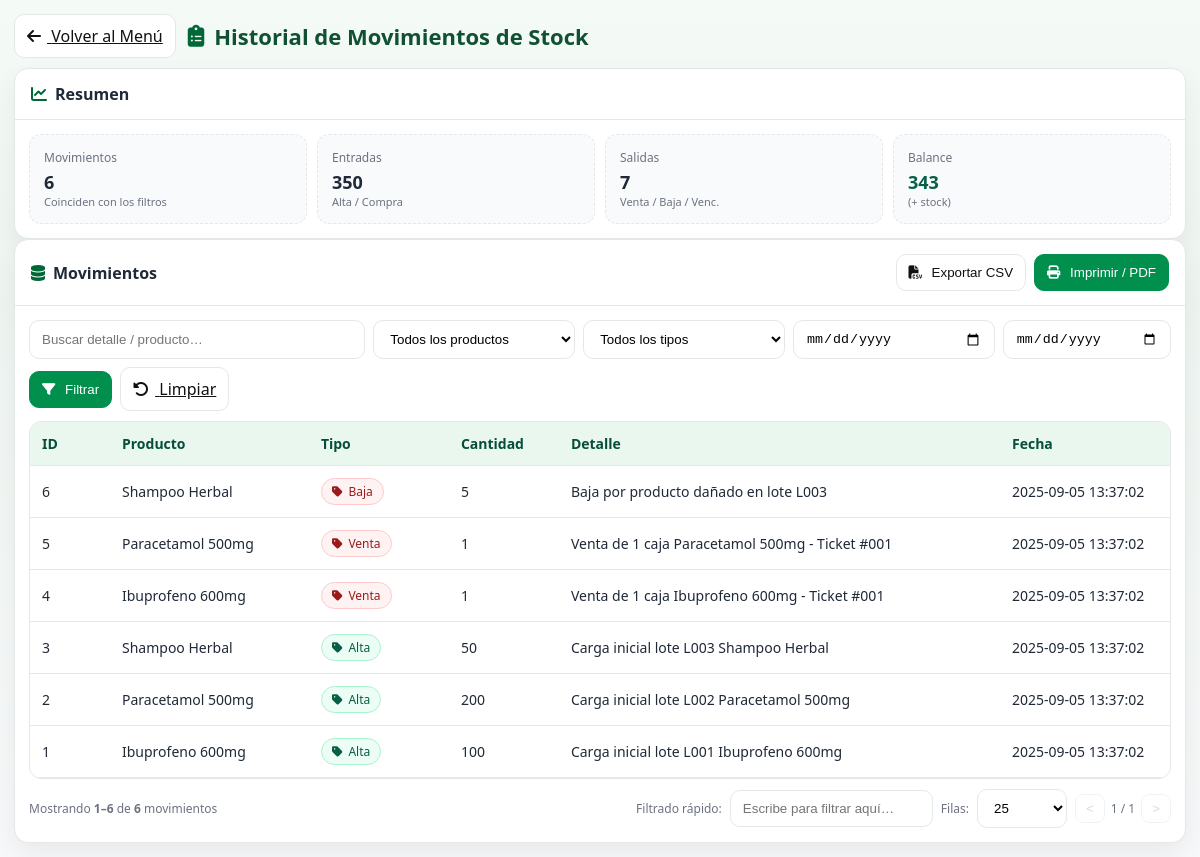
Page /Historial.php (signed in) on the committed database.
### tables this page shows
CREATE TABLE HistorialStock (
    id INT AUTO_INCREMENT PRIMARY KEY,
    producto_id INT NOT NULL,
    tipo ENUM('Alta','Baja','Venta','Compra','Devolución','Vencimiento') NOT NULL,
    cantidad INT NOT NULL,
    detalle VARCHAR(255),
    fecha DATETIME DEFAULT CURRENT_TIMESTAMP,
    FOREIGN KEY (producto_id) REFERENCES Producto(id) ON DELETE CASCADE
);

CREATE TABLE Producto (
    id INT AUTO_INCREMENT PRIMARY KEY,
    nombre VARCHAR(100) NOT NULL,
    precio DECIMAL(10,2) NOT NULL,
    stock_actual INT DEFAULT 0,
    stock_minimo INT DEFAULT 0,
    requiere_receta BOOLEAN DEFAULT FALSE,
    categoria_id INT,
    FOREIGN KEY (categoria_id) REFERENCES Categoria(id) ON DELETE SET NULL
);

### Conexion.php (called while the page is built, shortened)
<?php
class Conexion {
    private $host = "localhost";
    private $usuario = "root";
    private $password = "";
    private $baseDatos = "farmacia";
    public function __construct() {
        try {
            $this->conexion = new mysqli(
                $this->host,
                $this->usuario,
                $this->password,
                $this->baseDatos
            );
        } catch (mysqli_sql_exception $e) {
            die("Error de conexión a la BD: " . $e->getMessage());
        }
    }
}
?>

### Historial.php (the view, shortened to what this page needs)
<?php
require_once 'Conexion.php';
class HistorialDAO {
  private mysqli $db;
  public function __construct(mysqli $db){ $this->db = $db; }
  public function movimientos(?int $producto_id, ?string $tipo, ?string $desde, ?string $hasta, ?string $q): array {
    $sql = "SELECT h.id, h.tipo, h.cantidad, h.detalle, h.fecha, p.nombre AS producto
            FROM HistorialStock h
            INNER JOIN Producto p ON p.id=h.producto_id
            WHERE 1=1";
    $params = []; $types = "";
    $sql .= " ORDER BY h.fecha DESC, h.id DESC";
    $stmt = $this->db->prepare($sql);
    $stmt->execute();
    $res = $stmt->get_result();
    $rows = [];
    while ($r = $res->fetch_assoc()) { $rows[] = $r; }
    return $rows;
  }
}
$conn = new Conexion();
$dao  = new HistorialDAO($conn->conexion);
$producto_id = isset($_GET['producto_id']) && $_GET['producto_id']!=="" ? (int)$_GET['producto_id'] : null;
$tipo        = $_GET['tipo']   ?? null;
$desde       = $_GET['desde']  ?? null;
$hasta       = $_GET['hasta']  ?? null;
$q           = trim($_GET['q'] ?? "");
$movs       = $dao->movimientos($producto_id, $tipo, $desde, $hasta, $q);
$totalMov   = count($movs);
$entradas   = 0;
$salidas    = 0;
foreach($movs as $m){
  switch($m['tipo']){
    case 'Alta':
    case 'Compra':
      $entradas += (int)$m['cantidad']; break;
    case 'Baja':
    case 'Venta':
    case 'Vencimiento':
      $salidas  += (int)$m['cantidad']; break;
  }
}
$balance = $entradas - $salidas;
?>
<!DOCTYPE html>
<html lang="es">
<head>
<link rel="stylesheet"
      href="https://cdnjs.cloudflare.com/ajax/libs/font-awesome/6.5.0/css/all.min.css">
</head>
<body>
<div class="container">
  <div class="topbar">
    <a href="Menu.php" class="btn"><i class="fa-solid fa-arrow-left"></i> Volver al Menú</a>
    <div class="title"><i class="fa-solid fa-clipboard-list"></i><strong>Historial de Movimientos de Stock</strong></div>
  </div>
  <section class="card">
    <div class="card-header">
      <div style="display:flex;align-items:center;gap:8px">
        <i class="fa-solid fa-chart-line" style="color:#006837"></i><strong>Resumen</strong>
      </div>
    </div>
    <div class="card-body">
      <div class="kpis">
        <div class="kpi">
          <div class="label">Movimientos</div>
          <div class="value"><?= number_format($totalMov) ?></div>
          <div class="hint">Coinciden con los filtros</div>
        </div>
        <div class="kpi">
          <div class="label">Entradas</div>
          <div class="value"><?= number_format($entradas) ?></div>
          <div class="hint">Alta / Compra</div>
        </div>
        <div class="kpi">
          <div class="label">Salidas</div>
          <div class="value"><?= number_format($salidas) ?></div>
          <div class="hint">Venta / Baja / Venc.</div>
        </div>
        <div class="kpi">
          <div class="label">Balance</div>
          <div class="value" style="color:<?= $balance>=0?'#065f46':'#991b1b' ?>"><?= number_format($balance) ?></div>
          <div class="hint"><?= $balance>=0?'(+ stock)':'(- stock)' ?></div>
        </div>
      </div>
    </div>
  </section>
  <section class="card">
    <div class="card-header">
      <div style="display:flex;align-items:center;gap:8px">
        <i class="fa-solid fa-database" style="color:#006837"></i><strong>Movimientos</strong>
      </div>
      <div class="actions">
        <button class="btn" onclick="exportCSV()"><i class="fa-solid fa-file-csv"></i> Exportar CSV</button>
        <button class="btn primary" onclick="window.print()"><i class="fa-solid fa-print"></i> Imprimir / PDF</button>
      </div>
    </div>
    <div class="card-body">
      <form class="filters" method="GET">
        <input class="input" type="search" name="q" value="<?= htmlspecialchars($q) ?>" placeholder="Buscar detalle / producto…">
        <select class="input" name="producto_id">
          <option value="">Todos los productos</option>
        </select>
        <select class="input" name="tipo">
          <option value="">Todos los tipos</option>
        </select>
        <input class="input" type="date" name="desde" value="<?= htmlspecialchars($desde ?? '') ?>" title="Desde">
        <input class="input" type="date" name="hasta" value="<?= htmlspecialchars($hasta ?? '') ?>" title="Hasta">
        <div class="actions">
          <button class="btn primary" type="submit"><i class="fa-solid fa-filter"></i> Filtrar</button>
          <a class="btn ghost" href="Historial.php"><i class="fa-solid fa-rotate-left"></i> Limpiar</a>
        </div>
      </form>
      <div style="overflow:auto; max-height:60vh; border:1px solid var(--borde); border-radius:12px; margin-top:10px">
        <table class="table" id="tabla">
          <thead>
            <tr>
              <th style="width:80px">ID</th>
              <th>Producto</th>
              <th style="width:140px">Tipo</th>
              <th style="width:110px">Cantidad</th>
              <th>Detalle</th>
              <th style="width:170px">Fecha</th>
            </tr>
          </thead>
          <tbody id="tbody">
          <?php if ($movs): foreach($movs as $m):
            $badgeClass = match($m['tipo']){
              'Alta'        => 'b-alta',
              'Compra'      => 'b-compra',
              'Venta'       => 'b-venta',
              'Baja'        => 'b-baja',
              'Vencimiento' => 'b-venc',
              'Devolución'  => 'b-devol',
              default       => ''
            };
          ?>
            <tr>
              <td><?= (int)$m['id'] ?></td>
              <td><?= htmlspecialchars($m['producto']) ?></td>
              <td><span class="badge <?= $badgeClass ?>"><i class="fa-solid fa-tag"></i><?= htmlspecialchars($m['tipo']) ?></span></td>
              <td><?= (int)$m['cantidad'] ?></td>
              <td><?= htmlspecialchars($m['detalle'] ?: '-') ?></td>
              <td><?= htmlspecialchars($m['fecha']) ?></td>
            </tr>
          <?php endforeach; else: ?>
            <tr><td colspan="6" style="text-align:center;color:var(--muted);padding:16px">No hay movimientos con los filtros actuales.</td></tr>
          <?php endif; ?>
          </tbody>
        </table>
      </div>
      <div class="footerbar">
        <div>Mostrando <strong id="range">1–<?= max(0, min(25, $totalMov)) ?></strong> de <strong id="totalRows"><?= $totalMov ?></strong> movimientos</div>
        <div class="actions">
          <label class="small">Filtrado rápido:</label>
          <input id="quick" class="input" placeholder="Escribe para filtrar aquí…">
          <label>Filas:</label>
          <select id="pageSize" class="input" style="width:90px">
            <option>10</option><option selected>25</option><option>50</option><option>100</option>
          </select>
          <div class="pager">
            <button id="prev">&lt;</button>
            <span id="pageInfo">1 / 1</span>
            <button id="next">&gt;</button>
          </div>
        </div>
      </div>
    </div>
  </section>
</div>
</body>
</html>

### Historial.php (style rules this page uses)
:root { --verde:#008f4c; --verde-oscuro:#006837; --acento:#e85c4a; --bg:#f3f6f4; --card:#ffffff; --text:#1f2937; --muted:#6b7280; --borde:#e5e7eb; --ok:#16a34a; --warn:#f59e0b; --danger:#dc2626; }
* { box-sizing:border-box }
html,body { height:100% }
body { margin:0; font-family:Segoe UI,system-ui,-apple-system,sans-serif; background:linear-gradient(180deg,#f4faf6 0%, #eef5f1 35%, #f7f8f9 100%); color:var(--text); min-height:100vh; animation:fade .3s ease }
.container { max-width:1300px;margin:0 auto;padding:14px }
.topbar { display:flex;align-items:center;gap:12px;margin-bottom:10px }
.btn { border:1px solid var(--borde); background:#fff; color:#111; padding:10px 12px; border-radius:10px; cursor:pointer }
.btn i { margin-right:6px }
.btn.primary { background:var(--verde); border-color:var(--verde); color:#fff }
.btn.ghost { background:#fff }
.title { display:flex;align-items:center;gap:10px;font-size:22px;color:#0f5132 }
.title i { color:var(--verde-oscuro) }
.card { background:var(--card); border:1px solid var(--borde); border-radius:14px; box-shadow:0 10px 24px rgba(0,0,0,.06); overflow:hidden; animation:rise .35s ease }
.card-header { display:flex; align-items:center; justify-content:space-between; padding:14px 16px; border-bottom:1px solid var(--borde) }
.card-body { padding:14px }
.kpis { display:grid; grid-template-columns:repeat(4,1fr); gap:10px }
.kpi { padding:14px; background:#f8fafc; border:1px dashed var(--borde); border-radius:12px }
.kpi .label { color:var(--muted); font-size:12px }
.kpi .value { font-weight:700; font-size:18px; margin-top:4px }
.kpi .hint { font-size:11px; color:var(--muted) }
.filters { display:grid; grid-template-columns: 2fr 1.2fr 1.2fr 1.2fr 1fr; gap:8px }
.input, select { padding:10px 12px;border:1px solid var(--borde);border-radius:10px;outline:none;background:#fff }
.actions { display:flex; gap:8px; flex-wrap:wrap; align-items:center }
.table { width:100%; border-collapse:collapse }
.table th,.table td { padding:12px; border-bottom:1px solid var(--borde); text-align:left; font-size:14px }
.table th { background:#eaf7ef; color:#064e3b; font-weight:700; position:sticky; top:0 }
.badge { display:inline-flex;align-items:center;gap:6px;padding:4px 10px;border-radius:999px;border:1px solid var(--borde);font-size:12px;background:#fff }
.b-alta { background:#ecfdf5;border-color:#a7f3d0;color:#065f46 }
.b-venta,.b-baja,.b-venc { background:#fef2f2;border-color:#fecaca;color:#991b1b }
.footerbar { display:flex; align-items:center; justify-content:space-between; gap:10px; margin-top:10px; color:var(--muted); font-size:12px }
.pager { display:flex;align-items:center;gap:6px }
.pager button { padding:6px 10px;border:1px solid var(--borde);background:#fff;border-radius:8px;cursor:pointer }
.pager button[disabled] { opacity:.5;cursor:not-allowed }

### rows in the picture
historialstock: id "6", producto.nombre "Shampoo Herbal", tipo "Baja", cantidad "5", detalle "Baja por producto dañado en lote L003", fecha "2025-09-05 13:37:02"
historialstock: id "5", producto.nombre "Paracetamol 500mg", tipo "Venta", cantidad "1", detalle "Venta de 1 caja Paracetamol 500mg - Ticket #001", fecha "2025-09-05 13:37:02"
historialstock: id "4", producto.nombre "Ibuprofeno 600mg", tipo "Venta", cantidad "1", detalle "Venta de 1 caja Ibuprofeno 600mg - Ticket #001", fecha "2025-09-05 13:37:02"
historialstock: id "3", producto.nombre "Shampoo Herbal", tipo "Alta", cantidad "50", detalle "Carga inicial lote L003 Shampoo Herbal", fecha "2025-09-05 13:37:02"
historialstock: id "2", producto.nombre "Paracetamol 500mg", tipo "Alta", cantidad "200", detalle "Carga inicial lote L002 Paracetamol 500mg", fecha "2025-09-05 13:37:02"
historialstock: id "1", producto.nombre "Ibuprofeno 600mg", tipo "Alta", cantidad "100", detalle "Carga inicial lote L001 Ibuprofeno 600mg", fecha "2025-09-05 13:37:02"

### other values in the picture
$totalMov "6"
$entradas "350"
$salidas "7"
$balance "343"
